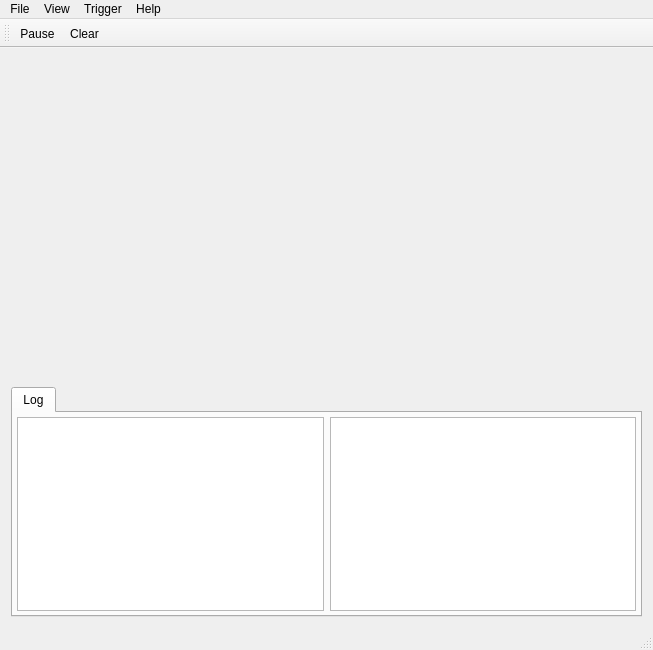
<?xml version="1.0" encoding="UTF-8"?>
<ui version="4.0">
 <class>MainWindow</class>
 <widget class="QMainWindow" name="MainWindow">
  <property name="geometry">
   <rect>
    <x>0</x>
    <y>0</y>
    <width>653</width>
    <height>650</height>
   </rect>
  </property>
  <property name="windowTitle">
   <string>SerialPlot</string>
  </property>
  <widget class="QWidget" name="centralWidget">
   <layout class="QVBoxLayout" name="verticalLayout_2">
    <item>
     <widget class="Plot" name="plot" native="true">
      <property name="sizePolicy">
       <sizepolicy hsizetype="Preferred" vsizetype="Expanding">
        <horstretch>0</horstretch>
        <verstretch>0</verstretch>
       </sizepolicy>
      </property>
     </widget>
    </item>
    <item>
     <widget class="HidableTabWidget" name="tabWidget">
      <property name="sizePolicy">
       <sizepolicy hsizetype="Expanding" vsizetype="Minimum">
        <horstretch>0</horstretch>
        <verstretch>0</verstretch>
       </sizepolicy>
      </property>
      <property name="minimumSize">
       <size>
        <width>0</width>
        <height>0</height>
       </size>
      </property>
      <property name="maximumSize">
       <size>
        <width>16777215</width>
        <height>16777215</height>
       </size>
      </property>
      <property name="currentIndex">
       <number>0</number>
      </property>
      <property name="movable">
       <bool>false</bool>
      </property>
      <widget class="QWidget" name="tabLog">
       <attribute name="title">
        <string>Log</string>
       </attribute>
       <attribute name="toolTip">
        <string>Error and Warning Messages</string>
       </attribute>
       <layout class="QHBoxLayout" name="horizontalLayout">
        <property name="leftMargin">
         <number>4</number>
        </property>
        <property name="topMargin">
         <number>4</number>
        </property>
        <property name="rightMargin">
         <number>4</number>
        </property>
        <property name="bottomMargin">
         <number>4</number>
        </property>
        <item>
         <widget class="QPlainTextEdit" name="ptLog">
          <property name="maximumSize">
           <size>
            <width>16777215</width>
            <height>16777215</height>
           </size>
          </property>
          <property name="readOnly">
           <bool>true</bool>
          </property>
         </widget>
        </item>
        <item>
         <widget class="QPlainTextEdit" name="ptMessages"/>
        </item>
       </layout>
      </widget>
     </widget>
    </item>
   </layout>
  </widget>
  <widget class="QMenuBar" name="menuBar">
   <property name="geometry">
    <rect>
     <x>0</x>
     <y>0</y>
     <width>653</width>
     <height>25</height>
    </rect>
   </property>
   <widget class="QMenu" name="menuHelp">
    <property name="title">
     <string>Help</string>
    </property>
    <addaction name="actionDemoMode"/>
    <addaction name="actionReportBug"/>
    <addaction name="actionHelpAbout"/>
   </widget>
   <widget class="QMenu" name="menuFile">
    <property name="title">
     <string>File</string>
    </property>
    <addaction name="actionExportCsv"/>
    <addaction name="separator"/>
    <addaction name="actionQuit"/>
   </widget>
   <widget class="QMenu" name="menuView">
    <property name="title">
     <string>View</string>
    </property>
   </widget>
   <widget class="QMenu" name="menuTrigger">
    <property name="title">
     <string>Trigger</string>
    </property>
    <addaction name="actionSetTrigger"/>
    <addaction name="actionInfosTrigger"/>
   </widget>
   <addaction name="menuFile"/>
   <addaction name="menuView"/>
   <addaction name="menuTrigger"/>
   <addaction name="menuHelp"/>
  </widget>
  <widget class="QToolBar" name="plotToolBar">
   <property name="windowTitle">
    <string>Plot Toolbar</string>
   </property>
   <attribute name="toolBarArea">
    <enum>TopToolBarArea</enum>
   </attribute>
   <attribute name="toolBarBreak">
    <bool>false</bool>
   </attribute>
   <addaction name="actionPause"/>
   <addaction name="actionClear"/>
  </widget>
  <widget class="QStatusBar" name="statusBar"/>
  <action name="actionPause">
   <property name="checkable">
    <bool>true</bool>
   </property>
   <property name="checked">
    <bool>false</bool>
   </property>
   <property name="text">
    <string>Pause</string>
   </property>
   <property name="toolTip">
    <string>Pause Plotting</string>
   </property>
   <property name="shortcut">
    <string>P</string>
   </property>
  </action>
  <action name="actionClear">
   <property name="text">
    <string>Clear</string>
   </property>
   <property name="shortcut">
    <string>Ctrl+K</string>
   </property>
  </action>
  <action name="actionHelpAbout">
   <property name="text">
    <string>About</string>
   </property>
  </action>
  <action name="actionDemoMode">
   <property name="checkable">
    <bool>true</bool>
   </property>
   <property name="text">
    <string>Demo Mode</string>
   </property>
   <property name="toolTip">
    <string>Toggle Demo Mode</string>
   </property>
  </action>
  <action name="actionExportCsv">
   <property name="text">
    <string>Export CSV</string>
   </property>
   <property name="toolTip">
    <string>Export plot data to CSV</string>
   </property>
  </action>
  <action name="actionQuit">
   <property name="text">
    <string>Quit</string>
   </property>
   <property name="shortcut">
    <string>Ctrl+Q</string>
   </property>
  </action>
  <action name="actionReportBug">
   <property name="text">
    <string>Report a Bug</string>
   </property>
   <property name="toolTip">
    <string>Report a Bug on SerialPlot Website</string>
   </property>
  </action>
  <action name="actionSetTrigger">
   <property name="text">
    <string>Trigger Settings</string>
   </property>
  </action>
  <action name="actionInfosTrigger">
   <property name="text">
    <string>Trigger Infos</string>
   </property>
  </action>
 </widget>
 <layoutdefault spacing="6" margin="11"/>
 <customwidgets>
  <customwidget>
   <class>Plot</class>
   <extends>QWidget</extends>
   <header>plot.h</header>
   <container>1</container>
  </customwidget>
  <customwidget>
   <class>HidableTabWidget</class>
   <extends>QTabWidget</extends>
   <header>hidabletabwidget.h</header>
   <container>1</container>
  </customwidget>
 </customwidgets>
 <resources/>
 <connections/>
</ui>
